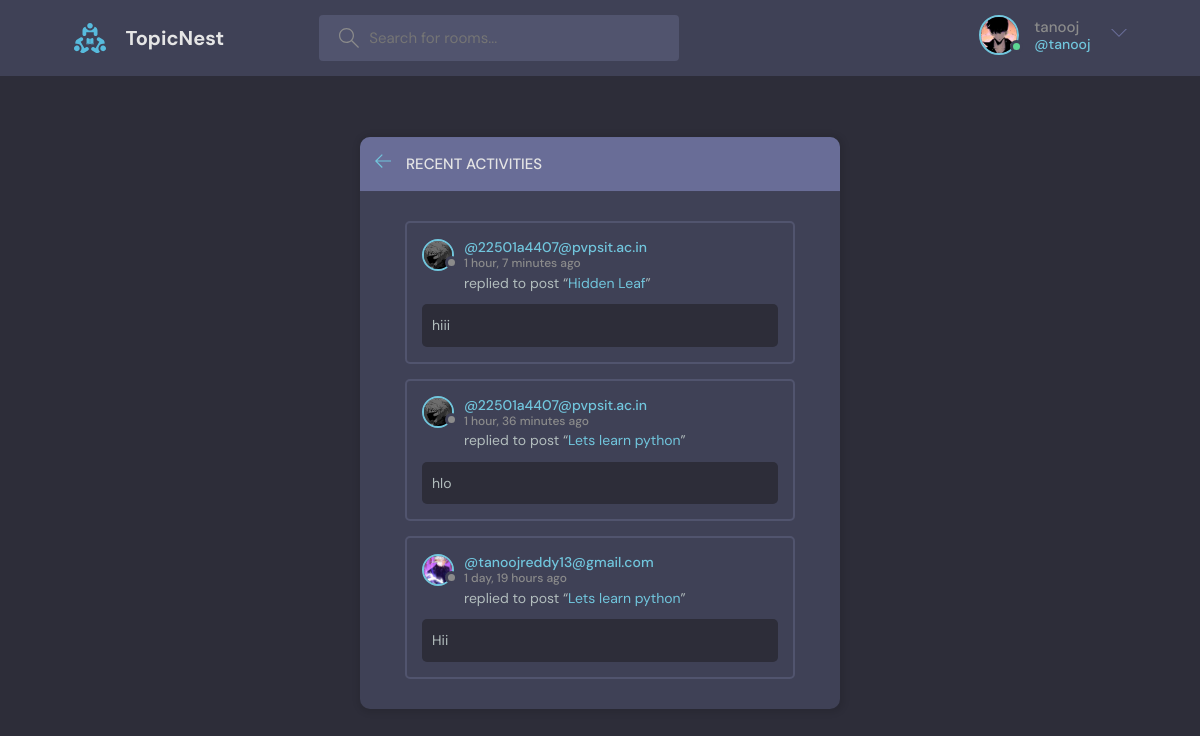
/activities/ (signed in), run on the app's committed database.
### base/models.py (models this page shows, shortened)
class User(AbstractUser):
    name = models.CharField(max_length=200,null = True)
    email = models.EmailField(null=True,unique=True)
    bio = models.TextField(null = True)
    avatar = models.ImageField(null = True,default="avatar.svg")
    USERNAME_FIELD = 'email'
    REQUIRED_FIELDS = []

class Message(models.Model):
    user = models.ForeignKey(User, on_delete=models.CASCADE)
    room =models.ForeignKey(Room, on_delete=models.CASCADE)
    body = models.TextField()
    updated = models.DateTimeField(auto_now=True)
    created = models.DateTimeField(auto_now_add=True)
    class Meta:
        ordering = ['-updated','-created']

class Room(models.Model):
    host = models.ForeignKey(User, on_delete=models.SET_NULL,null=True)
    topic = models.ForeignKey(Topic, on_delete=models.SET_NULL,null=True)
    name = models.CharField(max_length=200)
    description = models.TextField(null=True,blank=True)
    participants = models.ManyToManyField(User,related_name='participants',blank=True)
    updated = models.DateTimeField(auto_now=True)
    created = models.DateTimeField(auto_now_add=True)
    class Meta:
        ordering = ['-updated','-created']

### base/views.py (the view)
# urls.py: path('activities/',views.activitiesPage,name = 'activities'),
def activitiesPage(request):
    room_messages = Message.objects.all()[0:4]
    return render(request,"base/activity.html",{"room_messages":room_messages})

### base/templates/base/activity.html (shortened to what this page needs)
{% extends 'main.html' %}
{% block content %}
    <main class="layout">
      <div class="container">
        <div class="layout__box">
          <div class="layout__boxHeader">
            <div class="layout__boxTitle">
              <a href="{% url 'home' %}">
                <svg version="1.1" xmlns="http://www.w3.org/2000/svg" width="32" height="32" viewBox="0 0 32 32">
                  <title>arrow-left</title>
                  <path
                    d="M13.723 2.286l-13.723 13.714 13.719 13.714 1.616-1.611-10.96-10.96h27.625v-2.286h-27.625l10.965-10.965-1.616-1.607z"
                  ></path>
                </svg>
              </a>
              <h3>Recent Activities</h3>
            </div>
          </div>
          <div class="activities-page layout__body">
            {% for msg in room_messages %}
            <div class="activities__box">
              <div class="activities__boxHeader roomListRoom__header">
                <a href="profile.html" class="roomListRoom__author">
                  <div class="avatar avatar--small">
                    <img src="{{msg.user.avatar.url}}" />
                  </div>
                  <p>
                    @{{msg.user}}
                    <span>{{msg.created|timesince}} ago</span>
                  </p>
                </a>
              </div>
              <div class="activities__boxContent">
                <p>
                  replied to post “<a href="{% url 'room' msg.room.id %}">{{msg.room.name}}</a>”
                </p>
                <div class="activities__boxRoomContent">
                  {{msg.body}}
                </div>
              </div>
            </div>
            {% endfor %}
          </div>
        </div>
      </div>
    </main>
  {% endblock %}

### templates/navbar.html (shortened to what this page needs)
{% load static %}
<header class="header header--loggedIn">
    <div class="container">
      <a href="{% url 'home' %}" class="header__logo">
        <img src="{% static 'images/logo.svg' %}" />
        <h1>TopicNest</h1>
      </a>
      <form class="header__search" method = "GET" action = "{% url 'home' %}">
        <label>
          <input name = "q" placeholder="Search for rooms..." />
        </label>
      </form>
      <nav class="header__menu">
        {% if request.user.is_authenticated %}
        <div class="header__user">
          <a href="{% url 'profile' user.id %}">
            <div class="avatar avatar--medium active">
              <img src="{{request.user.avatar.url}}" />
            </div>
            <p>{{request.user.username}} <span>@{{request.user.username}}</span></p>
          </a>
          <button class="dropdown-button">
            <svg version="1.1" xmlns="http://www.w3.org/2000/svg" width="32" height="32" viewBox="0 0 32 32">
              <title>chevron-down</title>
              <path d="M16 21l-13-13h-3l16 16 16-16h-3l-13 13z"></path>
            </svg>
          </button>
        </div>
        {% else %}
        <a href="{% url 'login' %}">
          <img src="{% static 'images/avatar.svg' %}" />
          <p>Login</p>
        </a>
        {% endif %}
      </nav>
    </div>
  </header>

### static/styles/style.css (style rules this page uses)
:root { --color-main: #71c6dd; --color-main-light: #e1f6fb; --color-dark: #3f4156; --color-dark-medium: #51546e; --color-dark-light: #696d97; --color-light: #e5e5e5; --color-gray: #8b8b8b; --color-light-gray: #b2bdbd; --color-bg: #2d2d39; --color-success: #5dd693; --color-error: #fc4b0b; }
* { font-family: "DM Sans", -apple-system, BlinkMacSystemFont, "Segoe UI", Roboto, Oxygen, Ubuntu, Cantarell, "Open Sans", "Helvetica Neue", sans-serif; margin: 0; padding: 0; box-sizing: border-box; text-rendering: optimizeLegibility; font-size: inherit; }
html { font-size: 56.25%; }
@media only screen and (min-width: 1200px) { html { font-size: 62.5%; } }
body { line-height: 1.6; font-weight: 400; font-size: 1.5rem; color: var(--color-light-gray); background-color: var(--color-bg); min-height: 100vh; }
img { width: 100%; }
a { display: inline-block; color: var(--color-main); text-decoration: none; }
.container { max-width: 120rem; width: 90%; margin: auto; }
.avatar { position: relative; display: inline-block; border-radius: 50%; border: 2px solid var(--color-main); }
.avatar img { display: block; border-radius: 50%; object-fit: cover; object-position: center; }
.avatar::after { content: ""; display: block; position: absolute; background-color: var(--color-gray); z-index: 111; border-radius: 50%; border: 0.3rem solid var(--color-dark); }
.avatar.active::after { background-color: var(--color-success); }
.avatar.avatar--small img { width: 2.8rem; height: 2.8rem; }
.avatar.avatar--small:after { width: 0.7rem; height: 0.7rem; bottom: 0px; right: -6px; }
.avatar.avatar--medium img { width: 3.6rem; height: 3.6rem; border-radius: 50%; }
.avatar.avatar--medium:after { width: 0.7rem; height: 0.7rem; bottom: 0px; right: -6px; }
.header { padding: 1.5rem; background-color: var(--color-dark); }
.header > .container { display: flex; gap: 9.5rem; }
.header__logo, .header__user { display: flex; gap: 2rem; align-items: center; }
.header__logo > img { height: 3.2rem; width: 3.2rem; }
.header__logo > h1 { font-weight: 700; font-size: 2rem; color: var(--color-light); }
.header__search > label { background-color: var(--color-dark-medium); padding: 1.3rem 1rem; display: flex; align-items: center; gap: 1rem; border-radius: 4px; }
.header__search svg { fill: var(--color-gray); width: 2rem; height: 2rem; margin-left: 1rem; }
.header__search input { width: 30rem; background: transparent; border: none; outline: none; color: var(--color-light); }
.header__menu { margin-left: auto; position: relative; }
.header__menu a { display: flex; gap: 1.5rem; align-items: center; font-weight: 500; text-decoration: none; color: var(--color-gray); }
.header__menu img { height: 3.6rem; }
.header__menu p { line-height: 1.2; }
.header__menu span { color: var(--color-main); font-weight: 500; font-size: 1.4rem; display: block; }
.header__menu svg { width: 1.6rem; height: 1.6rem; fill: var(--color-dark-light); }
.dropdown-button { background: transparent; border: 0; outline: 0; cursor: pointer; }
.layout { margin-top: 2.4rem; }
.layout > .container { display: flex; justify-content: space-between; align-items: flex-start; }
.layout__box { width: 90%; max-width: 48rem; min-height: 40rem; position: absolute; top: 50%; left: 50%; transform: translate(-50%, -46%); background-color: var(--color-dark); border-radius: 1rem; box-shadow: 1px 1px 6px 3px rgba(0, 0, 0, 0.1); overflow: hidden; }
.layout__boxHeader { display: flex; padding: 1.5rem; background-color: var(--color-dark-light); }
.layout__boxTitle { display: flex; gap: 1.5rem; align-items: center; }
.layout__boxTitle h3 { text-transform: uppercase; font-weight: 500; color: var(--color-light); }
.layout__boxTitle svg { width: 1.6rem; height: 1.6rem; fill: var(--color-main); }
.layout__body { margin: 3rem; }
.roomListRoom__header { display: flex; justify-content: space-between; align-items: center; }
.roomListRoom__author { font-weight: 500; display: flex; align-items: center; gap: 1rem; }
.activities__box { margin: 1.5rem; padding: 1.5rem; border: 2px solid var(--color-dark-medium); border-radius: 5px; }
.activities__boxHeader p { font-size: 1.4rem; line-height: 1.3; }
.activities__boxHeader p span { color: var(--color-gray); font-size: 1.2rem; display: block; }
.activities__boxContent { margin-left: 4.2rem; }
.activities__boxContent { font-size: 1.4rem; }
.activities__boxRoomContent { background: var(--color-bg); padding: 1rem; border-radius: 5px; margin-top: 1rem; margin-left: -4.2rem; }

### data on the page
User: user.avatar (picture), user.username "tanooj"
Message: user.avatar (picture), user "22501a4407@pvpsit.ac.in", created "1 hour, 7 minutes", room.name "Hidden Leaf", body "hiii"
Message: user.avatar (picture), user "22501a4407@pvpsit.ac.in", created "1 hour, 36 minutes", room.name "Lets learn python", body "hlo"
Message: user.avatar (picture), user "tanoojreddy13@gmail.com", created "1 day, 19 hours", room.name "Lets learn python", body "Hii"
